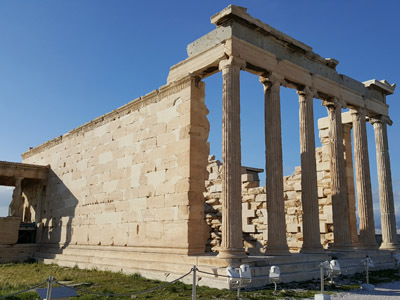
#> input picture Python/openCV/images/read_color.jpg, 400 x 300 px
$ python matplotlib1.py
#> lines starting #> are read from the running program, lines starting #| are printed output that depends on the picture
#!/usr/bin/env python
# coding: utf-8

# In[2]:


import cv2
import matplotlib.pyplot as plt


# In[3]:


image  = cv2.imread("images/read_color.jpg", cv2.IMREAD_COLOR)
#> image is the input picture: shape (300, 400, 3); mean B, G, R 127.6, 121.4, 114.6
if image is None: raise Exception("영상 파일 읽기 에러")


# In[4]:


rows, cols = image.shape[:2]
#> rows = 300; cols = 400
rgb_img = cv2.cvtColor(image,cv2.COLOR_BGR2RGB)
gray_img = cv2.cvtColor(image,cv2.COLOR_BGR2GRAY)
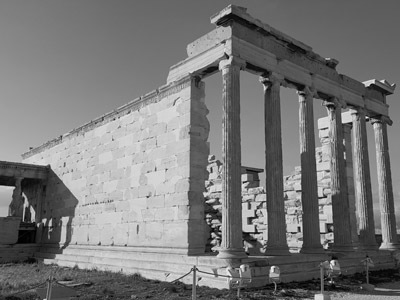
#> gray_img: shape (300, 400); min 0, max 247, mean 120.1


# In[5]:


fig = plt.figure(num=1, figsize=(3,4))
plt.imshow(image ), plt.title('figure1- original(bgr)')
plt.axis('off'), plt.tight_layout()


# In[6]:


fig = plt.figure(num=2, figsize=(6,4))
plt.suptitle( 'figure2- pyplot image display')
plt.subplot(1,2,1), plt.imshow(rgb_img)
plt.axis([0,cols, rows,0]), plt.title('rgb color')
plt.subplot(1,2,2), plt.imshow(gray_img, cmap='gray')
plt.title('gray_img2')
plt.show()
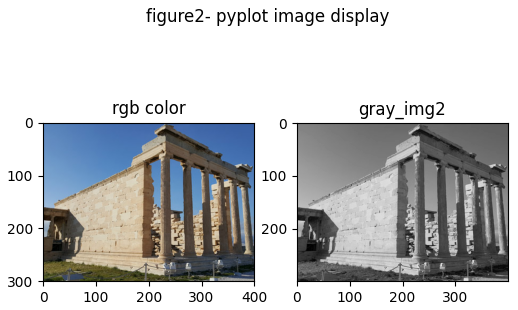
#> figure drawn by matplotlib, 2 panels


# In[ ]:

$ run again, with Python/openCV/images/abs_test2.jpg copied over Python/openCV/images/read_color.jpg
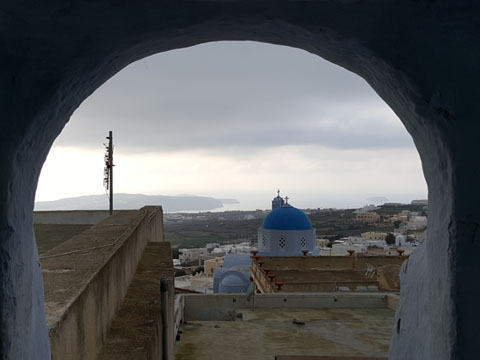
#> input picture Python/openCV/images/abs_test2.jpg, 480 x 360 px
#> image is the input picture: shape (360, 480, 3); mean B, G, R 95.3, 93.7, 91.5
#> `plt.show()`:
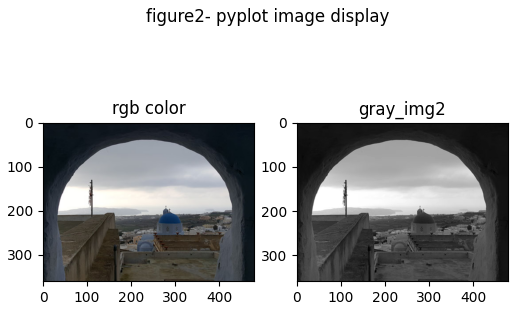
#> figure drawn by matplotlib, 2 panels

$ run again, with Python/openCV/images/affine.jpg copied over Python/openCV/images/read_color.jpg
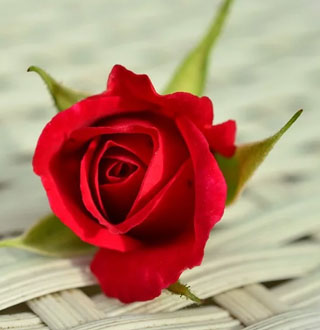
#> input picture Python/openCV/images/affine.jpg, 320 x 330 px
#> image is the input picture: shape (330, 320, 3); mean B, G, R 114.7, 134.8, 178.7
#> `gray_img = cv2.cvtColor(image,cv2.COLOR_BGR2GRAY)`:
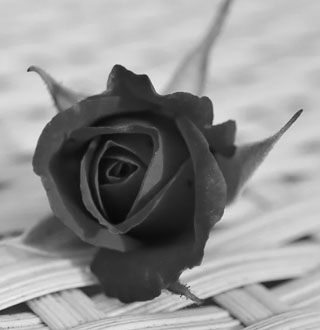
#> gray_img: shape (330, 320); min 7, max 240, mean 145.6
#> `plt.show()`:
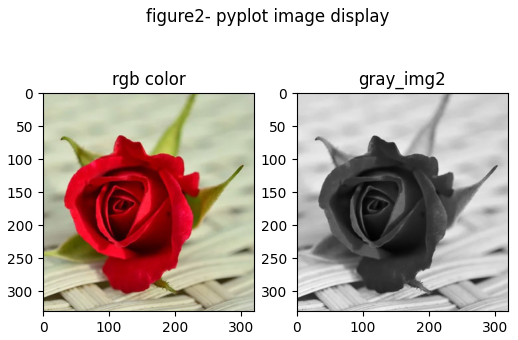
#> figure drawn by matplotlib, 2 panels
